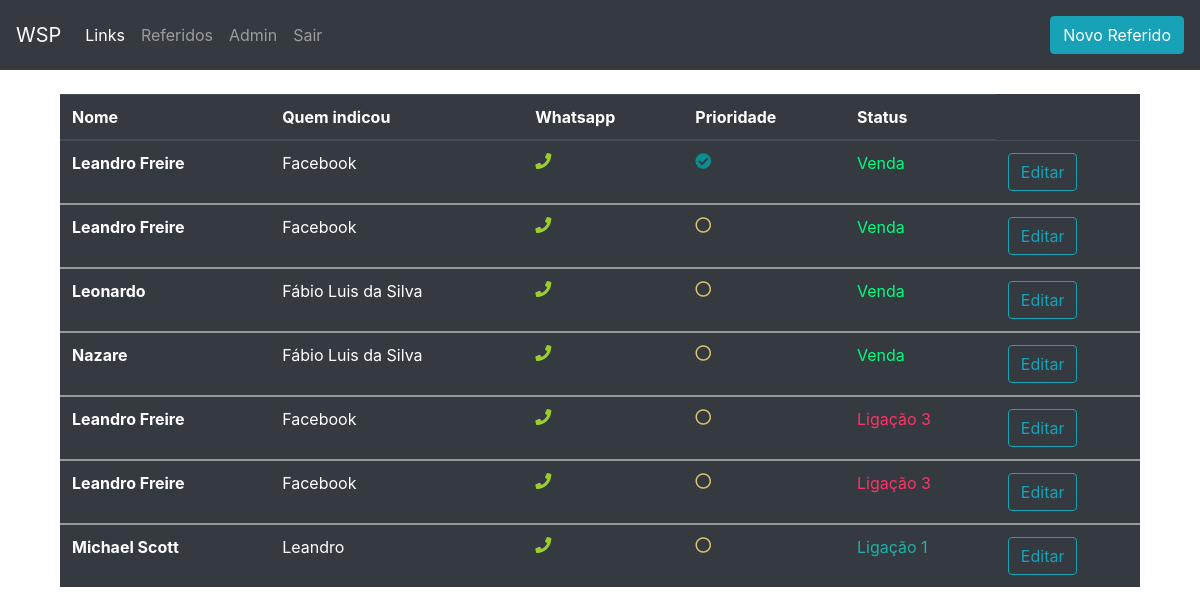
Before: /referidos (signed in) with the older database file.
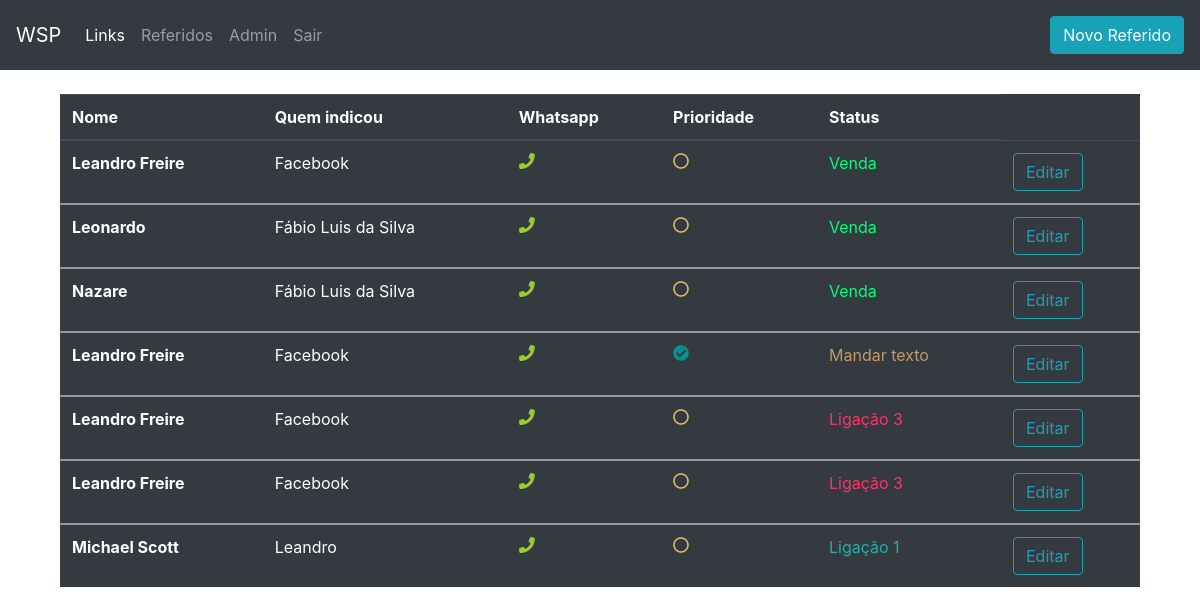
After: the same page with the newer database file.
### referidos/models.py (models this page shows, shortened)
class Referido(models.Model):
    nome = models.CharField(max_length=200)
    telefone = models.CharField(max_length=200)
    prioridade = models.BooleanField()
    status = models.CharField(max_length=200, choices=STATUS_REFERIDOS, default='Iniciar')
    data_agendamento = models.DateTimeField(null=True, blank=True)
    quem_indicou = models.CharField(max_length=200, default='')

### referidos/views.py (the view)
# urls.py: path('referidos', views.list_referidos, name='referidos'),
@login_required
def list_referidos(request):
    referidos = Referido.objects.all().order_by('-status')
    return render(request, 'referidos/lista_referidos.html', {'referidos': referidos})

### referidos/templates/referidos/lista_referidos.html (shortened to what this page needs)
    {% extends 'referidos/base.html' %}
    {% block content %}
    <div class="container">
        <table class="table table-dark">
    <thead>
        <tr>
        <th scope="col">Nome</th>
        <th scope="col">Quem indicou</th>
        <th scope="col">Whatsapp</th>
        <th scope="col">Prioridade</th>
        <th scope="col">Status</th>
        </tr>
    </thead>
    <tbody>
    {% for referido in referidos %}
        <tr>
        <th scope="row">{{ referido.nome }}</th>
        <td>{{ referido.quem_indicou }}</td>
        <td><a href="https://wa.me/{{ referido.telefone }}" target="_blank"><i class="fas fa-phone"></i></a></td>
        {% if referido.prioridade == True %}
        <td class="good">
           <i class="fas fa-check-circle"></i>
         </td>
        {% else %}
        <td class="neutral">
            <i class="far fa-circle"></i>
        </td>
        {% endif %}
        <td data-status="{{ referido.status }}" class="status">{{ referido.status }}</td>
        <td><a href="{% url 'referido_edit' pk=referido.pk %}" class="btn btn-outline-info" role="button">Editar</a></td>
        </tr>
    </tbody>
    {% endfor %}
    </table>
    </div>
    {% endblock %}

Changed rows visible on the page:
changed Referido: status "Venda" → "Mandar texto"; moves down the list
